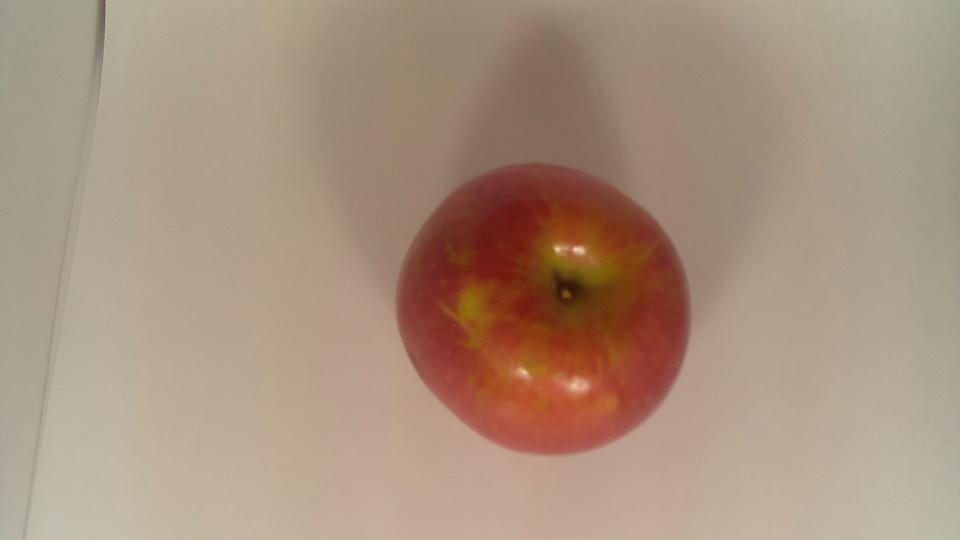
#> input picture Images/Fuji/fuji-1-001.jpeg, 960 x 540 px; its folder holds only this picture in this run
$ python AppleSubImageExtractor.py
#> lines starting #> are read from the running program, lines starting #| are printed output that depends on the picture
#> in main, originalImage is the input picture: PIL image 960x540 RGB; mean R, G, B 168.9, 145.2, 125.8
### ColorChannelRatios.py
def GetRedGreenRatio(pixelValue):
	redGreenRatio = pixelValue[0] / max(pixelValue[1], 1);

	return redGreenRatio;


def GetRedBlueRatio(pixelValue):
	redBlueRatio = pixelValue[0] / max(pixelValue[2], 1);

	return redBlueRatio;


def GetGreenBlueRatio(pixelValue):
	greenBlueRatio = pixelValue[1] / max(pixelValue[2], 1);

	return greenBlueRatio;

### AppleOrBackgroundCategorizer.py
from PIL import Image;
import ColorChannelRatios;

def IsPixelAnApple(pixelValue):
	redGreenRatio = ColorChannelRatios.GetRedGreenRatio(pixelValue);
	redBlueRatio = ColorChannelRatios.GetRedBlueRatio(pixelValue);
	greenBlueRatio = ColorChannelRatios.GetGreenBlueRatio(pixelValue);

	# A background pixel has all three ratios falling between one and 1.5,
	# based on the analysis I did previously. This can be seen in the
	# ColorChannelRatioHistograms.png file.
	isABackgroundPixel = ((redGreenRatio >= 1.0 and redGreenRatio < 1.5)
	                  and (redBlueRatio >= 1.0 and redBlueRatio < 1.5)
	                  and (greenBlueRatio >= 1.0 and greenBlueRatio < 1.5));

	return (not isABackgroundPixel);

### AppleSubImageExtractor.py
from PIL import Image, ImageFilter;
import matplotlib.pyplot as plt;
import AppleOrBackgroundCategorizer;
import glob;
import os;
import errno;

def FindBlobs(image, activePixelClassifier):
	discoveredBlobs = [];

	# First, I'll create a giant list of all pixels that are
	# considered "active" by the categorizer. In other words,
	# all pixels that would be considered part of a blob, even
	# if it is only a single-pixel blob.
	activePixels = set();

	for pixelY in range(image.height):
		for pixelX in range(image.width):
			pixelValue = image.getpixel((pixelX, pixelY));

			if activePixelClassifier(pixelValue):
				activePixels.add((pixelX, pixelY));
			else:
				# Keep checking, this pixel isn't active though
				pass;

	# Now I'll use a flood fill algorithm to find contiguous blob
	# areas. I'll consider the eight pixels surrounding each active
	# pixel and if it's also active, make it part of the blob.
	while len(activePixels) > 0:
		# We know we have at least one active pixel, so we start by making
		# that pixel part of "this blob", and we remove that pixel from the
		# active pixels so we don't "discover" it again later. We'll basically
		# do that in a loop... if a pixel appears to be connected to our
		# growing blob we'll add it to "this" blob and remove it from the
		# active pixels list so we won't keep re-discovering the same pixels
		# over and over.
		pixelsToVisitInThisBlob = set();
		visitedPixelsInThisBlob = set();
		firstActivePixel = next(iter(activePixels));
		pixelsToVisitInThisBlob.add(firstActivePixel);
		activePixels.discard(firstActivePixel);

		while(len(pixelsToVisitInThisBlob)):
			currentlyConsideredPixel = pixelsToVisitInThisBlob.pop();

			# We consider the eight pixels surrounding this one.
			adjoiningPixels = [
				(currentlyConsideredPixel[0] - 1, currentlyConsideredPixel[1] - 1),
				(currentlyConsideredPixel[0], currentlyConsideredPixel[1] - 1),
				(currentlyConsideredPixel[0] + 1, currentlyConsideredPixel[1] - 1),
				(currentlyConsideredPixel[0] - 1, currentlyConsideredPixel[1]),
				(currentlyConsideredPixel[0] + 1, currentlyConsideredPixel[1]),
				(currentlyConsideredPixel[0] - 1, currentlyConsideredPixel[1] + 1),
				(currentlyConsideredPixel[0], currentlyConsideredPixel[1] + 1),
				(currentlyConsideredPixel[0] + 1, currentlyConsideredPixel[1] + 1)
			];
			# But we also need to do bounds-checking. We'll filter out any
			# pixels that have locations outside the bounds of the image.
			adjoiningPixels = [pixel for pixel in adjoiningPixels if (pixel[0] >= 0 and pixel[1] >= 0 and pixel[0] < image.width and pixel[1] < image.height)];

			for adjoiningPixel in adjoiningPixels:
				if (adjoiningPixel in activePixels and adjoiningPixel not in pixelsToVisitInThisBlob
				    and adjoiningPixel not in visitedPixelsInThisBlob):
					# This is an active adjoining pixel and we have not already
					# discovered it previously, so it gets added to the blob.
					activePixels.discard(adjoiningPixel);
					pixelsToVisitInThisBlob.add(adjoiningPixel);
				else:
					# This is either not an active pixel or it is but we've already
					# counted it as part of the blob, so we don't count it again.
					pass;

			# Ok move on to the next pixel we need to consider
			visitedPixelsInThisBlob.add(currentlyConsideredPixel);

		# We've found a blob, now we need to find the extents so we can
		# return it.
		leftBound = None;
		rightBound = None;
		topBound = None;
		bottomBound = None;

		for blobPixel in visitedPixelsInThisBlob:
			if (leftBound is None and rightBound is None
			    and topBound is None and bottomBound is None):
				leftBound = blobPixel[0];
				rightBound = leftBound;
				topBound = blobPixel[1];
				bottomBound = topBound;
			else:
				if blobPixel[0] < leftBound:
					leftBound = blobPixel[0];
				else:
					# Keep the old value.
					pass;

				if blobPixel[0] > rightBound:
					rightBound = blobPixel[0];
				else:
					# Keep the old value.
					pass;

				if blobPixel[1] < topBound:
					topBound = blobPixel[1];
				else:
					# Keep the old value.
					pass;

				if blobPixel[1] > bottomBound:
					bottomBound = blobPixel[1];
				else:
					# Keep the old value.
					pass;

		# And now we've found the extents of the blob, so add it to the
		# blob list.
		discoveredBlobs.append((leftBound, rightBound, topBound, bottomBound));

	return discoveredBlobs;

def ExtractAppleSubImage(originalImage):
	appleSubImage = None;

	# To reduce noise in the image that can throw off our bounds-finding, we
	# will apply a large-radius gaussian blur to the image. This should make
	# an apple (a contiguous convex object) appear even more contiguous/convex
	# which should make finding its boundaries easier.
	blurredImage = originalImage.filter(ImageFilter.GaussianBlur(radius=25));
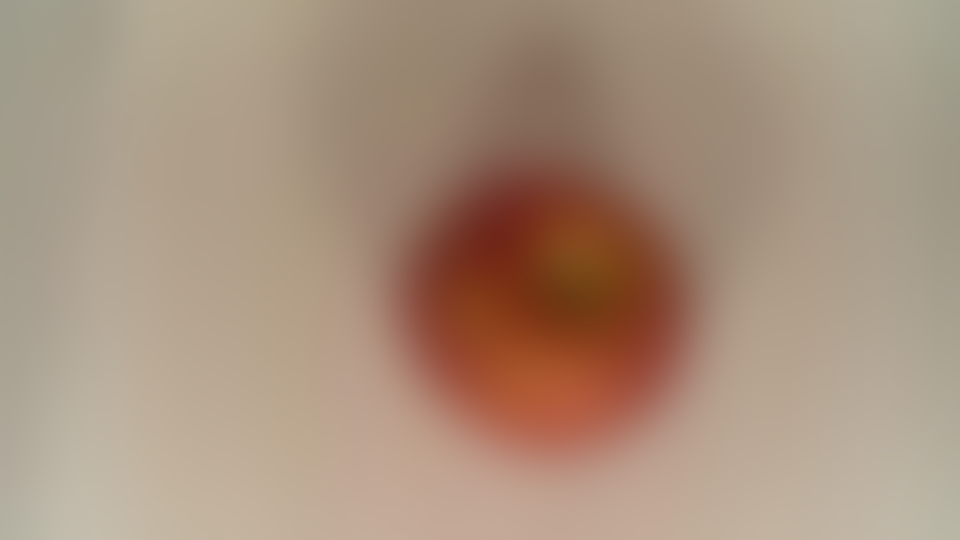
#> blurredImage: PIL image 960x540 RGB; mean R, G, B 168.9, 145.3, 125.8

	# We'll find all contiguous apple-ish pixel blobs in the image and take
	# the largest one to be the apple itself.
	discoveredBlobs = FindBlobs(blurredImage, AppleOrBackgroundCategorizer.IsPixelAnApple);
#> the loop in FindBlobs, `while len(activePixels) > 0: # We know we have at least one active pix..` made 3 passes

	if len(discoveredBlobs) > 0:
		largestBlob = discoveredBlobs[0];
		largestBlobArea = ((largestBlob[1] - largestBlob[0]) + 1) * ((largestBlob[3] - largestBlob[2]) + 1);

		for blob in discoveredBlobs[1:]:
			blobArea = ((blob[1] - blob[0]) + 1) * ((blob[3] - blob[2]) + 1);

			if blobArea > largestBlobArea:
				largestBlob = blob;
				largestBlobArea = blobArea;
			else:
				# This blob is smaller than one we found previously so forget it.
				pass;
#> this loop made 2 passes
#> blob on passes 1 to 2: (521, 523, 118, 120), (591, 591, 143, 143)

		appleSubImage = originalImage.crop((largestBlob[0], largestBlob[2], largestBlob[1], largestBlob[3]));
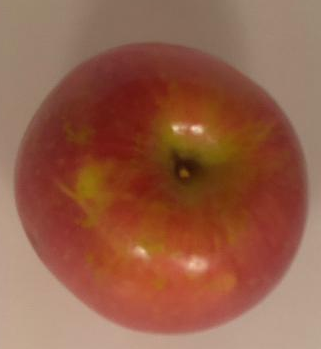
#> appleSubImage: PIL image 321x349 RGB; mean R, G, B 148.2, 94.6, 72.3
	else:
		# No apple found... we'll return None.
		pass;

	return appleSubImage;

def main():
	filePathsOfOriginalImages = glob.glob("./Images/**/*.jpeg");

	# Go through each image we found and extract out the subregion that seems to
	# belong to the apple. We'll save these images in a folder called AppleSubImages
	# in each apple category folder (one in "GrannySmith", one in "Kanzi", etc.)
	for originalFilePath in filePathsOfOriginalImages:
		originalFilePath = originalFilePath.replace("\\", "/");
		originalFileName = originalFilePath[originalFilePath.rfind("/") + 1:];
		containingFolderPath = originalFilePath[0:originalFilePath.rfind("/")] + "/";
		appleSubImageFolderPath = containingFolderPath + "AppleSubImages/";

		try:
			os.makedirs(appleSubImageFolderPath);
		except OSError as err:
			if err.errno != errno.EEXIST:
				raise;
			else:
				# Ok, the folder already exists, that's not a problem for us.
				pass;

		originalImage = Image.open(originalFilePath);
		appleSubImage = ExtractAppleSubImage(originalImage);

		if appleSubImage is not None:
			appleSubImage.save(appleSubImageFolderPath + originalFileName);
		else:
			# No apple in that photo.
			pass;

if __name__ == "__main__":
	main();
